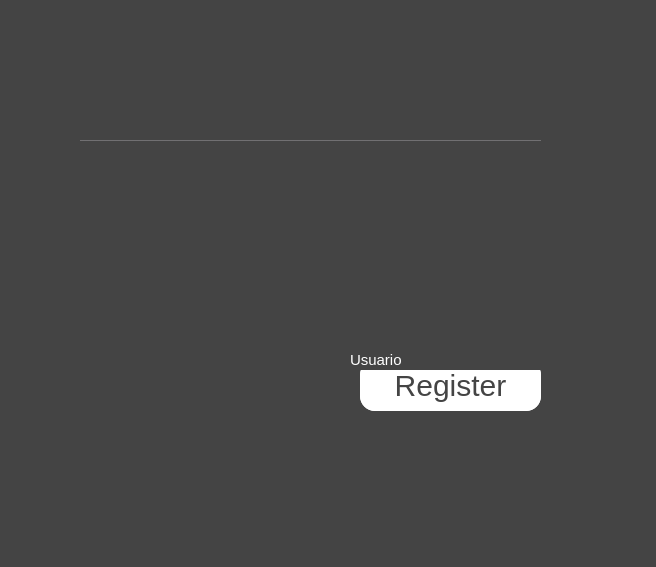
<?xml version="1.0" encoding="UTF-8"?>
<ui version="4.0">
 <class>Frame</class>
 <widget class="QFrame" name="Frame">
  <property name="geometry">
   <rect>
    <x>0</x>
    <y>0</y>
    <width>656</width>
    <height>567</height>
   </rect>
  </property>
  <property name="windowTitle">
   <string>Frame</string>
  </property>
  <property name="styleSheet">
   <string notr="true">*{
font-family: segoe ui;
}
QLabel{
font-size: 15px;
color: white;
}
QFrame{
background: #444;
}
QPushButton{
color: #444;
border-radius: 15px;
background:white;
font-size: 30px;
}
QToolButton{
background: transparent;
border:none;
}
QPushButton:hover{
background: #444;
color: white;
border-color: white;
border-radius: 15px;
}
QLineEdit{
background:transparent;
color: #717072;
border: none;
border-bottom: 1px solid;
border-color: #717072;
font-size: 30px;
}</string>
  </property>
  <widget class="QLabel" name="label">
   <property name="geometry">
    <rect>
     <x>160</x>
     <y>160</y>
     <width>381</width>
     <height>171</height>
    </rect>
   </property>
   <property name="styleSheet">
    <string notr="true"/>
   </property>
   <property name="text">
    <string/>
   </property>
   <property name="pixmap">
    <pixmap resource="logo.qrc">:/easy_blanco.svg</pixmap>
   </property>
  </widget>
  <widget class="QPushButton" name="loginButton">
   <property name="geometry">
    <rect>
     <x>360</x>
     <y>360</y>
     <width>181</width>
     <height>51</height>
    </rect>
   </property>
   <property name="text">
    <string>Login</string>
   </property>
  </widget>
  <widget class="QLabel" name="passwordLabel">
   <property name="geometry">
    <rect>
     <x>350</x>
     <y>350</y>
     <width>191</width>
     <height>20</height>
    </rect>
   </property>
   <property name="text">
    <string>Contraseña</string>
   </property>
  </widget>
  <widget class="QLineEdit" name="passwordLine">
   <property name="geometry">
    <rect>
     <x>80</x>
     <y>80</y>
     <width>461</width>
     <height>61</height>
    </rect>
   </property>
   <property name="text">
    <string/>
   </property>
   <property name="cursorPosition">
    <number>0</number>
   </property>
  </widget>
  <widget class="QPushButton" name="registerButton">
   <property name="geometry">
    <rect>
     <x>360</x>
     <y>360</y>
     <width>181</width>
     <height>51</height>
    </rect>
   </property>
   <property name="text">
    <string>Register</string>
   </property>
  </widget>
  <widget class="QLabel" name="usernameLabel">
   <property name="geometry">
    <rect>
     <x>350</x>
     <y>350</y>
     <width>191</width>
     <height>20</height>
    </rect>
   </property>
   <property name="text">
    <string>Usuario</string>
   </property>
  </widget>
  <widget class="QLineEdit" name="usernameLine">
   <property name="geometry">
    <rect>
     <x>80</x>
     <y>80</y>
     <width>461</width>
     <height>61</height>
    </rect>
   </property>
   <property name="text">
    <string/>
   </property>
   <property name="echoMode">
    <enum>QLineEdit::Password</enum>
   </property>
   <property name="cursorPosition">
    <number>0</number>
   </property>
  </widget>
 </widget>
 <resources>
  <include location="logo.qrc"/>
  <include location="../../AppData/Local/Programs/Python/Python37/Lib/site-packages/pyqt5_tools/Qt/bin/logo.qrc"/>
 </resources>
 <connections/>
</ui>
